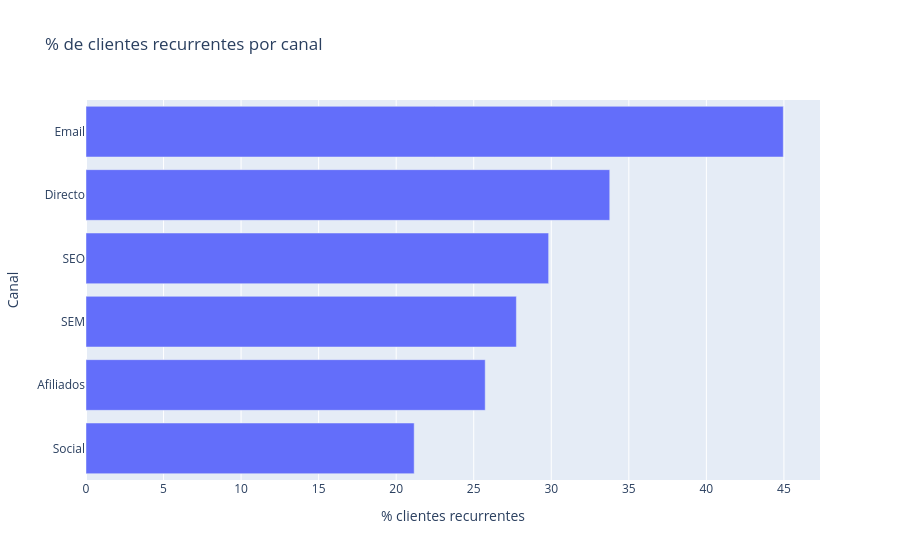

The cell this chart's notebook holds for it:
### Code cell
fig = px.bar(recurrencia_canal.sort_values('pct_recurrencia'),
             x='pct_recurrencia', y='canal', orientation='h',
             title='% de clientes recurrentes por canal',
             labels={'pct_recurrencia': '% clientes recurrentes', 'canal': 'Canal'})
fig.show()

### Figure 1 — Plotly figure (JSON) as saved in the notebook; plotly's stock layout.template omitted (floating-point values rounded to 4 significant figures)
{"data": [{"hovertemplate": "% clientes recurrentes=%{x}<br>Canal=%{y}<extra></extra>", "legendgroup": "", "marker": {"color": "#636efa", "pattern": {"shape": ""}}, "name": "", "orientation": "h", "showlegend": false, "textposition": "auto", "type": "bar", "x": [21.16, 25.74, 27.75, 29.83, 33.77, 44.96], "xaxis": "x", "y": ["Social", "Afiliados", "SEM", "SEO", "Directo", "Email"], "yaxis": "y"}], "layout": {"barmode": "relative", "legend": {"tracegroupgap": 0}, "title": {"text": "% de clientes recurrentes por canal"}, "xaxis": {"anchor": "y", "domain": [0, 1], "title": {"text": "% clientes recurrentes"}}, "yaxis": {"anchor": "x", "domain": [0, 1], "title": {"text": "Canal"}}}}
